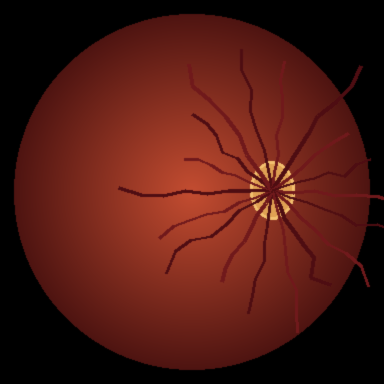
#> input picture examples/synthetic_left_384.png, 384 x 384 px; its folder holds only this picture in this run
$ python -i blackCrop_method1.py   (imports and definitions only)
#> lines starting #> are read from the running program, lines starting #| are printed output that depends on the picture; after the words box and inside, x2 and y2 are one past the last pixel; in counts of white or black regions, pixels touching at a corner belong together
from skimage.io import imread, imsave
from skimage.color import rgb2gray
from skimage.segmentation import flood
from skimage.measure import regionprops
from skimage.morphology import label, binary_opening, binary_closing, disk
from copy import deepcopy
import numpy as np
import os
import cv2
from skimage.feature import canny
from scipy import ndimage as ndi

def _get_center_by_edge(mask):

    mask_props = regionprops(mask)
    center= mask_props[0].centroid
    axis_length = mask_props[0].major_axis_length

    center = (mask.shape[0]//2, mask.shape[1]//2)

    return center, axis_length


def _get_radius_by_mask_center(mask,center,input_radius=None):

    if input_radius is not None:
        return input_radius

    mask=mask.astype(np.uint8)
    ksize=max(mask.shape[1]//400*2+1,3)
    kernel=cv2.getStructuringElement(cv2.MORPH_ELLIPSE,(ksize,ksize))
    mask=cv2.morphologyEx(mask, cv2.MORPH_GRADIENT, kernel)

    index=np.where(mask>0)
    d_int=np.sqrt((index[0]-center[0])**2+(index[1]-center[1])**2)
    radius = np.max(d_int).astype(int)

    return radius


def _get_circle_by_center_bbox(shape,center,bbox,radius):
    center_mask=np.zeros(shape=shape).astype('uint8')
    tmp_mask=np.zeros(shape=bbox[2:4])
    center_tmp=(int(center[0]),int(center[1]))
    center_mask=cv2.circle(center_mask,center_tmp[::-1],int(radius),(1),-1)
    # center_mask[bbox[0]:bbox[0]+bbox[2],bbox[1]:bbox[1]+bbox[3]]=tmp_mask
    # center_mask[bbox[0]:min(bbox[0]+bbox[2],center_mask.shape[0]),bbox[1]:min(bbox[1]+bbox[3],center_mask.shape[1])]=tmp_mask
    return center_mask

def change_border_color_to_white(img_rgb):
    img_gray = (rgb2gray(img_rgb) * 255).astype(np.uint8)*1.5
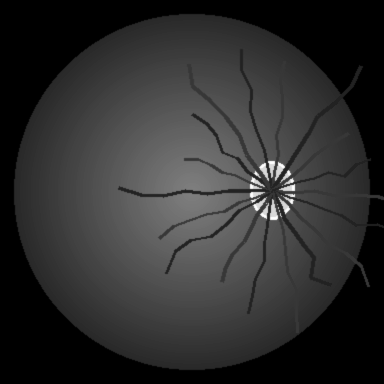
#> img_gray: shape (384, 384) float64; min 0, max 295.5, mean 53.7; drawn with min black and max white
    img_shape = img_gray.shape
#> img_shape = (384, 384)

    marker_set = ((5, 5), (5, img_shape[1]-5), (img_shape[0]-5, 5), (img_shape[0]-5, img_shape[1]-5))
#> marker_set = ((5, 5), (5, 379), (379, 5), (379, 379))
    marker_color_set = []
    for marker_coords in marker_set:
        marker_color_set.append(img_gray[(marker_coords[0], marker_coords[1])])
#> after the loop, marker_color_set = [0, 0, 0, 0]
    marker_color_set_std = np.std(marker_color_set)
#> marker_color_set_std = 0
    marker_color_std_tol = 15
    if marker_color_set_std >= marker_color_std_tol:
        raise Exception("CHANGE BORDER COLOR MODULE: failed to get consistent border color based on four markers.")

    border_mask = np.zeros(img_gray.shape, np.uint8)
    tol_min = 10
    for marker_coords in marker_set:
        curr_mask = flood(img_gray, marker_coords, tolerance = 5)
        border_mask = np.maximum(curr_mask, border_mask)
#> this loop made 4 passes
#> pass 1, in change_border_color_to_white, `curr_mask = flood(img_gray, marker_coords, tolerance = 5)`:
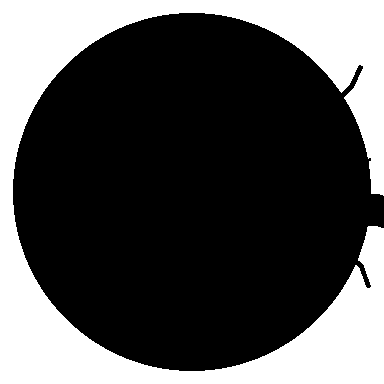
#> curr_mask: shape (384, 384) bool; 31.3% white; 1 white region, box (x1, y1, x2, y2) and area: (0, 0, 384, 384) 46120
    fg_mask = 1 - border_mask
    fg_label = label(fg_mask)
#> fg_label: shape (384, 384) int64; values 0 (black) and 1 (white), 68.7% white; 1 black region
    fg_prop = regionprops(fg_label)
#> fg_prop = 1 regions; box (x1, y1, x2, y2) and area: (13, 13, 384, 371) 101336
    fg_prop.sort(key=lambda x:x.area,reverse=True)
    fg_mask = (fg_label == fg_prop[0].label)

    border_smoothing_size = 5
    disk_ele = disk(radius = border_smoothing_size)
    fg_mask = binary_closing(fg_mask, disk_ele)
#> fg_mask: shape (384, 384) bool; 68.8% white; 1 black region, box (x1, y1, x2, y2) and area: (0, 0, 384, 384) 46051
    tmp_mask = 1 - fg_mask
#> tmp_mask: shape (384, 384) int64; values 0 (black) and 1 (white), 31.2% white; 1 white region
    kernel = cv2.getStructuringElement(cv2.MORPH_ELLIPSE, (50,  50))

    center, major_axis_length=_get_center_by_edge(tmp_mask)
#> in _get_center_by_edge, `mask_props = regionprops(mask)`: mask_props = 1 regions; box (x1, y1, x2, y2) and area: (0, 0, 384, 384) 46051
#> in _get_center_by_edge, `center= mask_props[0].centroid`: center = (191.5, 188.3)
#> in _get_center_by_edge, `axis_length = mask_props[0].major_axis_length`: axis_length = 590.5
#> center = (192, 192); major_axis_length = 590.5
    radius=_get_radius_by_mask_center(tmp_mask,center)
#> in _get_radius_by_mask_center, `mask=cv2.morphologyEx(mask, cv2.MORPH_GRADIENT, kernel)`:
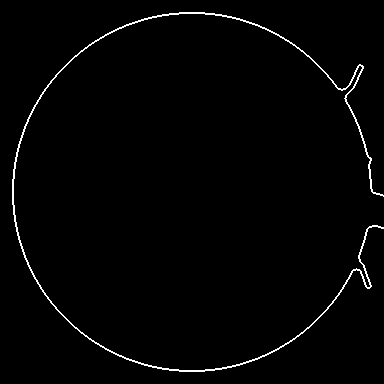
#> mask: shape (384, 384); values 0 (black) and 1 (white), 1.5% white in thin lines or dots
#> in _get_radius_by_mask_center, `index=np.where(mask>0)`: index = 2206 positions, rows 12 to 371, columns 12 to 383
#> in _get_radius_by_mask_center, `d_int=np.sqrt((index[0]-center[0])**2+(index[1]-center[1])**2)`: d_int = 2206 values, max 212.4 at index 521, min 177.3 at index 1554, mean 180.8
#> in _get_radius_by_mask_center, `radius = np.max(d_int).astype(int)`: radius = 212
#> radius = 212
    h,w = img_shape
#> h = 384; w = 384
    s_h = max(0,int(center[0] - radius))
#> s_h = 0
    s_w = max(0, int(center[1] - radius))
#> s_w = 0
    bbox = (s_h, s_w, min(h-s_h,2 * radius), min(w-s_w,2 * radius))
#> bbox = (0, 0, 384, 384)
    circle_mask=_get_circle_by_center_bbox(img_shape,(h//2,w//2),bbox,radius)
#> in _get_circle_by_center_bbox, `center_mask=cv2.circle(center_mask,center_tmp[::-1],int(radius),(1),-1)`:
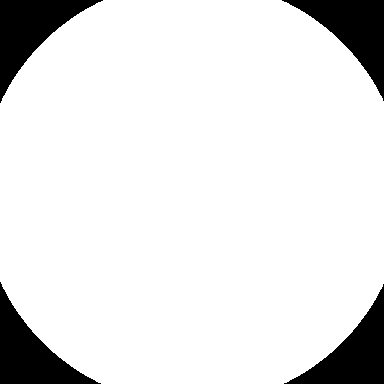
#> center_mask: shape (384, 384); values 0 (black) and 1 (white), 89.2% white; 4 black regions, box (x1, y1, x2, y2) and area: (0, 0, 103, 103) 4091, (282, 0, 384, 101) 3988, (0, 282, 101, 384) 3988, (284, 284, 384, 384) 3886

    if np.sum(fg_mask) > np.sum(circle_mask):
        result_mask = fg_mask
    else:
        result_mask = circle_mask
    #border_mask = (result_mask==0).astype(np.uint8)

    output_rgb = deepcopy(img_rgb)
    for img_channel_idx in range(3):
        img_channel = img_rgb[:, :, img_channel_idx]
        img_channel[result_mask <=0.5] = 255
        output_rgb[:, :, img_channel_idx] = img_channel
#> this loop made 3 passes
#> pass 1, in change_border_color_to_white, `img_channel = img_rgb[:, :, img_channel_idx]`:
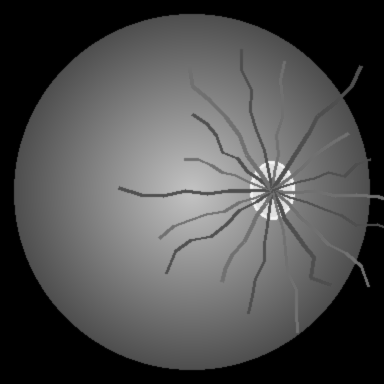
#> img_channel: shape (384, 384); min 0, max 244, mean 77.9
#> after the loop:
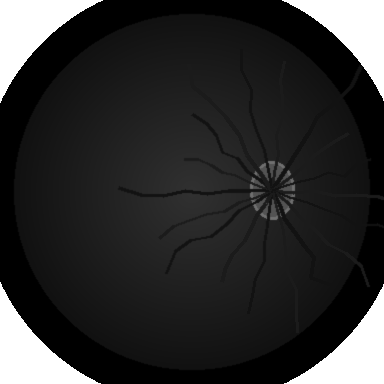
#> img_channel: shape (384, 384); min 0, max 255, mean 45.9
#> after the loop:
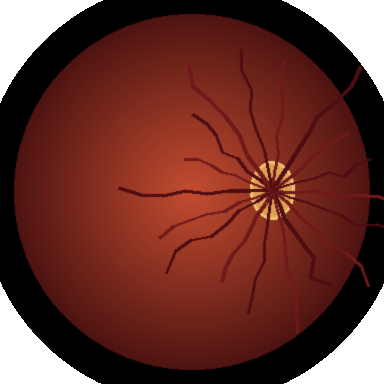
#> output_rgb: shape (384, 384, 3); mean R, G, B 105.5, 53.1, 45.9
    return output_rgb, (result_mask*255).astype(np.uint8)

# [18 lines not run here, left out]

>>> import cv2
>>> picture = cv2.cvtColor(cv2.imread('../../examples/synthetic_left_384.png'), cv2.COLOR_BGR2RGB)
>>> result = change_border_color_to_white(picture)
